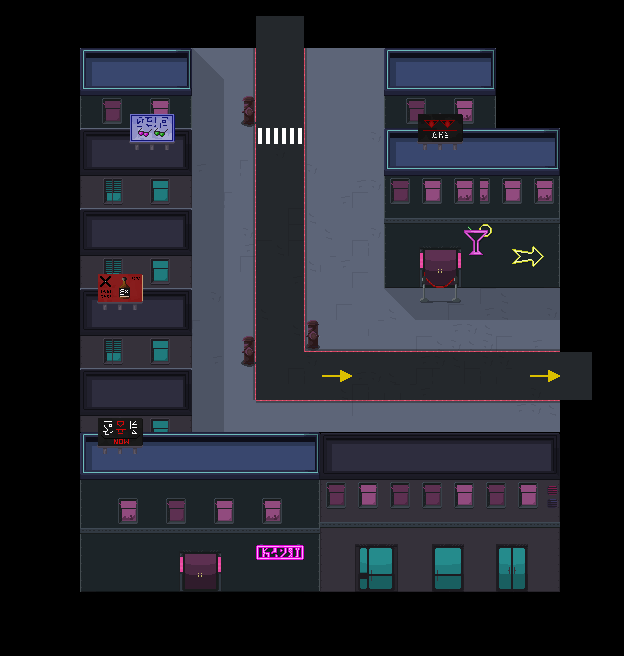

This is a level from a 2D game, rendered from its Tiled map with the project's own tilesets. A one-line summary and the map file follow, with tile-layer data summarised:
An orthogonal 39x41 tile map with 16x16 px tiles, 7 tile layers (Suelo, DecoracionSuelo, Paredes, Decoracion, ...), 4 tilesets and 8 objects (2x Tuto_Text, 2x Up, 2x Right, 2x Spawner).

<map version="1.0" tiledversion="1.0.3" orientation="orthogonal" renderorder="right-down" width="39" height="41" tilewidth="16" tileheight="16" nextobjectid="34">
 <tileset firstgid="1" source="../../tileset/city.tsx" />
 <tileset firstgid="257" source="../../tileset/City2.tsx" />
 <tileset firstgid="769" source="../../tileset/CityProps.tsx" />
 <tileset firstgid="1137" source="../../tileset/Buildings.tsx" />
 <layer name="Suelo" width="39" height="41">
  <data>[1599 cells, 698 non-empty, 8 distinct tile ids]</data>
 </layer>
 <layer name="DecoracionSuelo" width="39" height="41">
  <data>[1599 cells, 150 non-empty, 9 distinct tile ids]</data>
 </layer>
 <layer name="Paredes" width="39" height="41">
  <data>[1599 cells, 638 non-empty, 454 distinct tile ids]</data>
 </layer>
 <layer name="Decoracion" width="39" height="41">
  <data>[1599 cells, 33 non-empty, 23 distinct tile ids]</data>
 </layer>
 <layer name="Decoracion2" width="39" height="41">
  <data>[1599 cells, 79 non-empty, 46 distinct tile ids]</data>
 </layer>
 <layer name="Sombra" width="39" height="41">
  <data>[1599 cells, 68 non-empty, 3 distinct tile ids]</data>
 </layer>
 <layer name="Aire" width="39" height="41">
  <data>[1599 cells, 124 non-empty, 1 distinct tile ids]</data>
 </layer>
 <objectgroup name="Animados">
  <object id="31" name="Tuto_Text" x="192" y="48" width="187" height="114">
   <properties>
    <property name="Text" value="stalker_attack" />
   </properties>
  </object>
  <object id="33" name="Tuto_Text" x="192" y="288" width="192" height="16">
   <properties>
    <property name="Text" value="stalker_charged_attack" />
   </properties>
  </object>
 </objectgroup>
 <objectgroup name="Puertas">
  <object id="22" name="Up" x="256" y="32" width="48" height="16" />
  <object id="26" name="Right" x="560" y="352" width="16" height="48" />
 </objectgroup>
 <objectgroup name="Entradas">
  <object id="28" name="Right" gid="255" x="512" y="368" width="16" height="16" />
  <object id="25" name="Up" gid="255" x="272" y="80" width="16" height="16" />
 </objectgroup>
 <objectgroup name="Spawners">
  <object id="30" name="Spawner" gid="240" x="272" y="192" width="16" height="16">
   <properties>
    <property name="Bomber" type="bool" value="false" />
    <property name="Charger" type="bool" value="false" />
    <property name="Gunner" type="bool" value="false" />
    <property name="Stalker" type="bool" value="true" />
    <property name="Turret" type="bool" value="false" />
   </properties>
  </object>
  <object id="32" name="Spawner" gid="240" x="448" y="384" width="16" height="16">
   <properties>
    <property name="Bomber" type="bool" value="false" />
    <property name="Charger" type="bool" value="false" />
    <property name="Gunner" type="bool" value="false" />
    <property name="Stalker" type="bool" value="true" />
    <property name="Turret" type="bool" value="false" />
   </properties>
  </object>
 </objectgroup>
</map>
